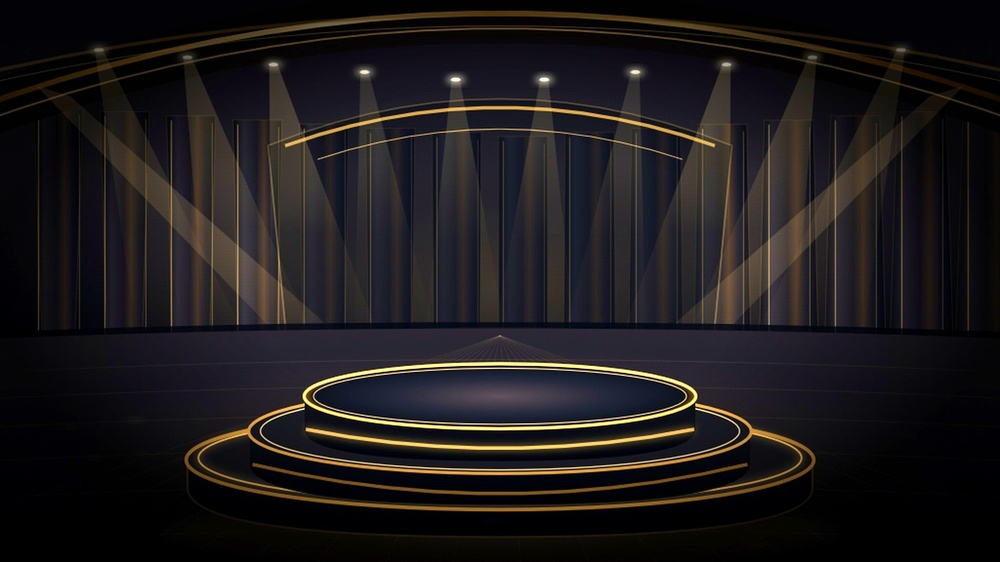
#> input picture h2_live_v4/assets/studio/H2_AUCTIONS_Studio_1920x1080.jpg, 1000 x 562 px, shrunk from 1920 x 1080 before the run, found by its file name
$ python _find_studio_lights.py
#> lines starting #> are read from the running program, lines starting #| are printed output that depends on the picture; long printed decimals are rounded
from PIL import Image, ImageEnhance, ImageStat

sj = Image.open(
    r"c:\Users\moham\h3\h2_live_v4\assets\studio\H2_AUCTIONS_Studio_1920x1080.jpg"
).convert("RGB")
#> sj is the input picture: PIL image 1000x562 RGB; mean R, G, B 29.6, 26, 27
w, h = sj.size
#> w = 1000; h = 562
# find brightest pixels
bright = []
for y in range(0, h, 4):
    for x in range(0, w, 4):
        r, g, b = sj.getpixel((x, y))
        lum = 0.2126 * r + 0.7152 * g + 0.0722 * b
        if lum > 35:
            bright.append((lum, x, y, (r, g, b)))
#> after the loop, bright = 10491 items
bright.sort(reverse=True)
print("top bright", bright[:15])
#> (printed output is left out)
print("count lum>35", len(bright), "of", (w // 4) * (h // 4))
#| count lum>35 10491 of 35000
st = ImageStat.Stat(sj)
print("mean", st.mean, "extrema", st.extrema)
#| mean [29.594, 26.020, 27.005] extrema [(0, 255), (0, 255), (0, 243)]

# bake a lightly lifted version for broadcast readability
lifted = ImageEnhance.Brightness(sj).enhance(1.55)
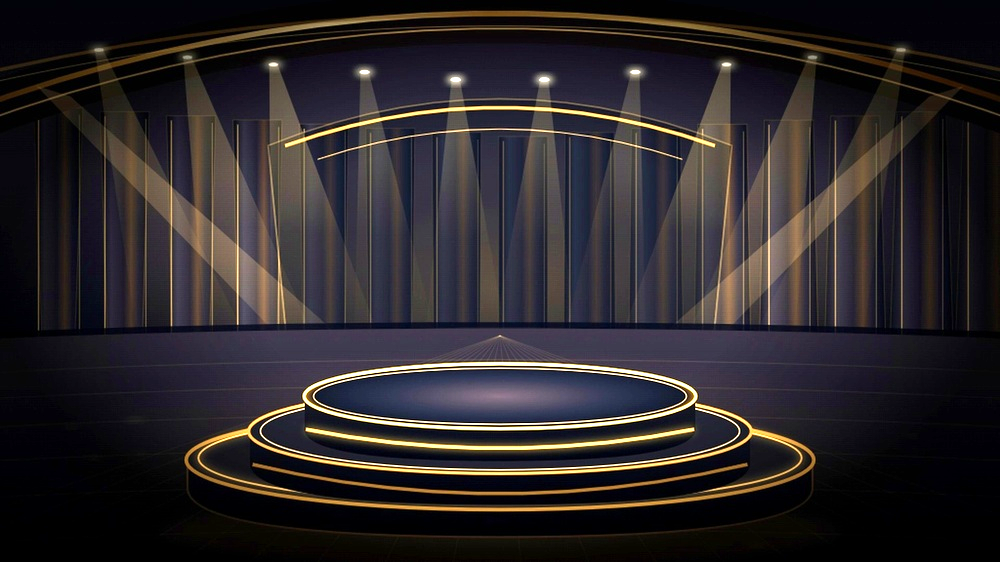
#> lifted: PIL image 1000x562 RGB; mean R, G, B 44.1, 39.1, 41.4
lifted = ImageEnhance.Contrast(lifted).enhance(1.2)
lifted = ImageEnhance.Color(lifted).enhance(1.15)
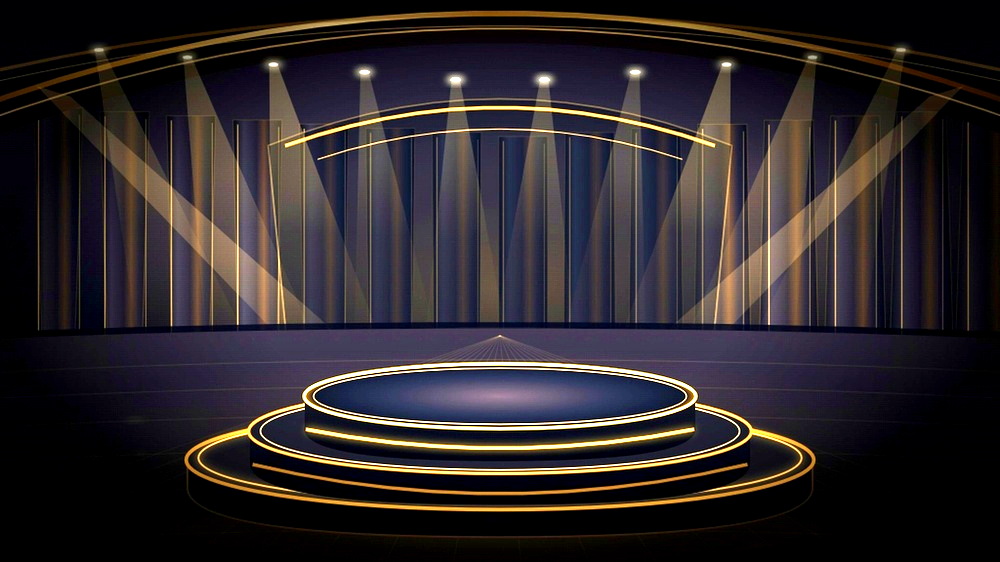
#> lifted: PIL image 1000x562 RGB; mean R, G, B 45.2, 38.9, 41.9
out = r"c:\Users\moham\h3\h2_live_v4\assets\studio\H2_AUCTIONS_Studio_1920x1080.jpg"
lifted.save(out, format="JPEG", quality=93, optimize=True)
print("saved lifted", ImageStat.Stat(lifted).mean)
#| saved lifted [45.249, 38.884, 41.943]

# also save a preview
lifted.save(
    r"c:\Users\moham\h3\h2_live_v4\refs\qa\studio-layer\studio-lifted-preview.jpg",
    format="JPEG",
    quality=90,
)
